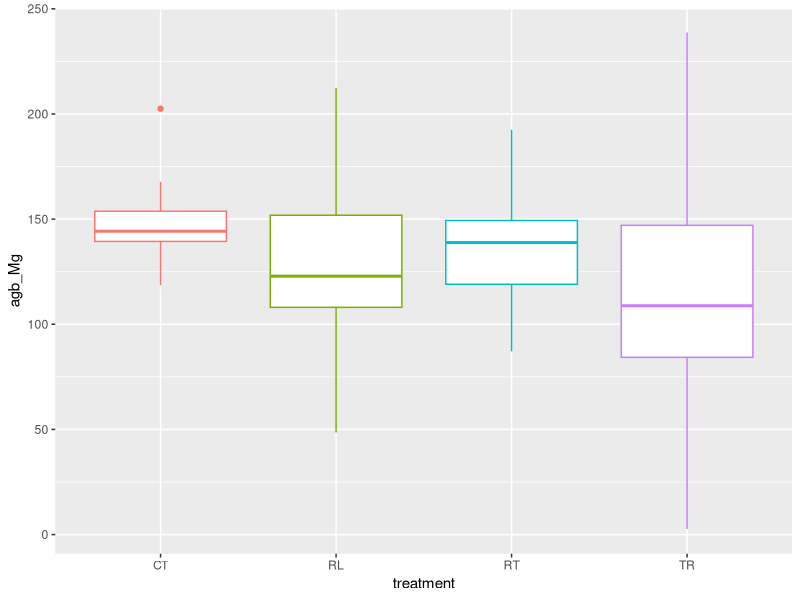

Here is the R script that generated this plot:
## ---- chunk 1

library(tidyverse)

# control treatment has plot mean of 150 Mg/ha, minimal variability
CT <- rnorm(40, mean = 150, sd = 15)
# resistance treatment has lower mean, still low variability
RT <- rnorm(40, mean = 140, sd = 20)
# resilience treatment has lower mean, and higher variability
RL <- rnorm(40, mean = 130, sd = 35)
# transition has lowest biomass, and most variability
TR <- rnorm(40, mean = 120, sd = 50)

my_data <- data.frame(CT, RT, RL, TR)

my_data<-my_data %>% 
  pivot_longer(cols=CT:TR,
             names_to = "treatment",
             values_to = "agb_Mg")


head(my_data)
## ---- chunk 2
A1 <- aov(my_data$agb_Mg~my_data$treatment)
summary(A1)

library(ggplot2)

ggplot(my_data) +
  aes(x = treatment, y = agb_Mg, color = treatment) +
  geom_boxplot() +
  theme(legend.position = "none")

## ---- chunk 3
# control treatment has plot mean of 150 Mg/ha, minimal variability
CT <- rnorm(40, mean = 155, sd = 15)
# resistance treatment has lower mean, still low variability
RT <- rnorm(40, mean = 145, sd = 20)
# resilience treatment has lower mean, and higher variability
RL <- rnorm(40, mean = 125, sd = 35)
# transition has lowest biomass, and most variability
TR <- rnorm(40, mean = 110, sd = 50)

adj_data <- data.frame(CT, RT, RL, TR)

adj_data<-adj_data %>% 
  pivot_longer(cols=CT:TR,
             names_to = "treatment",
             values_to = "agb_Mg")
             


A1 <- aov(adj_data$agb_Mg~adj_data$treatment)
summary(A1)

## ---- chunk 4
# control treatment has plot mean of 150 Mg/ha, minimal variability
CT <- rnorm(10, mean = 155, sd = 15)
# resistance treatment has lower mean, still low variability
RT <- rnorm(10, mean = 145, sd = 20)
# resilience treatment has lower mean, and higher variability
RL <- rnorm(10, mean = 125, sd = 35)
# transition has lowest biomass, and most variability
TR <- rnorm(10, mean = 110, sd = 50)



adj_data <- data.frame(CT, RT, RL, TR)

adj_data<-adj_data %>% 
  pivot_longer(cols=CT:TR,
             names_to = "treatment",
             values_to = "agb_Mg")
             


A1 <- aov(adj_data$agb_Mg~adj_data$treatment)
summary(A1)

#not significant at n=3 or 5, significant at n=10

